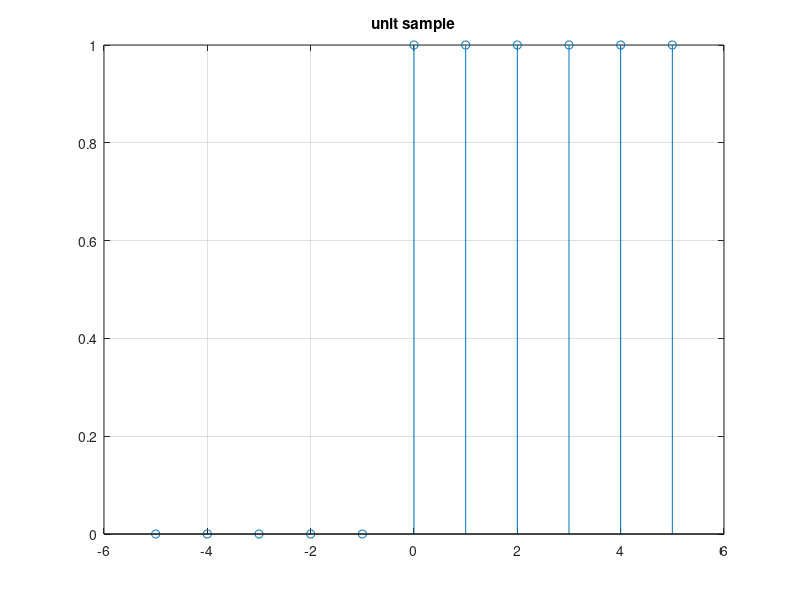

The MATLAB script that drew this image:
clear;
n=10;
stepx=-n/2:1:n/2;
stepy=[zeros(1,5),ones(1,6)];

stem(stepx,stepy);
grid on;
title('unit sample');
stepy